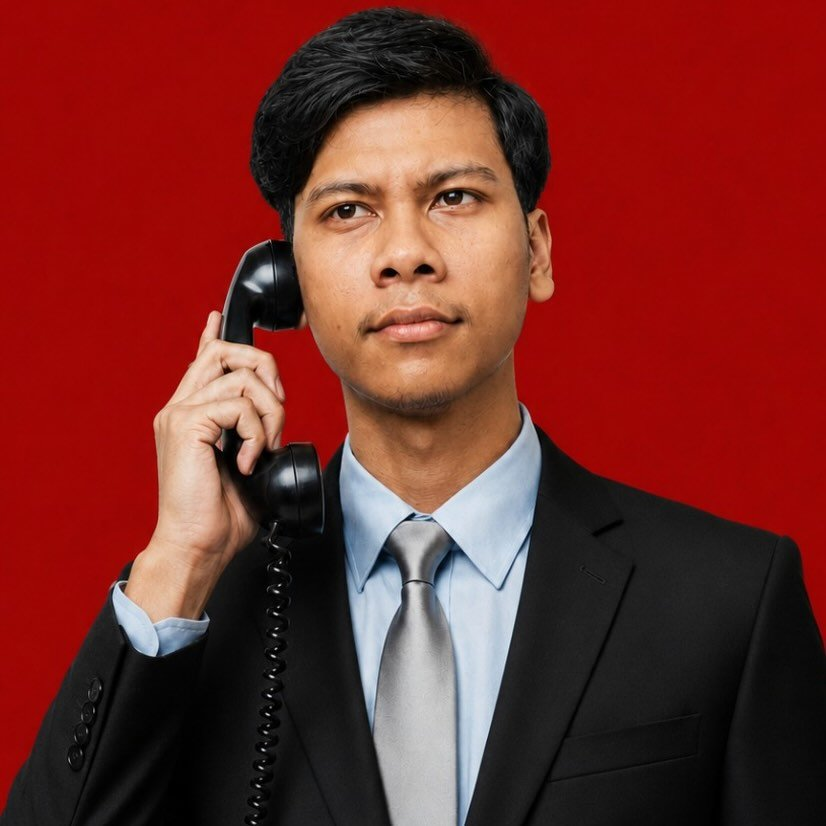
#> input picture source-photo.png, 826 x 826 px
$ python prep_photo.py
#> lines starting #> are read from the running program, lines starting #| are printed output that depends on the picture
"""Prepare Muzaki's red-background portrait for monochrome ASCII conversion."""
from pathlib import Path
import sys

from PIL import Image, ImageEnhance, ImageFilter, ImageOps

ROOT = Path(__file__).resolve().parent.parent
SOURCE = Path(sys.argv[1]) if len(sys.argv) > 1 else ROOT / "source-photo.png"
OUTPUT = Path(sys.argv[2]) if len(sys.argv) > 2 else ROOT / "source-prepped.png"

image = Image.open(SOURCE).convert("RGB")
#> image is the input picture: PIL image 826x826 RGB; mean R, G, B 117.9, 43.5, 38.9
pixels = image.load()
mask = Image.new("L", image.size, 0)
#> mask: PIL image 826x826 L; every value is 0
mask_pixels = mask.load()

for y in range(image.height):
    for x in range(image.width):
        red, green, blue = pixels[x, y]
        background_strength = red - max(green, blue)
        mask_pixels[x, y] = 0 if red > 95 and background_strength > 42 else 255

mask = mask.filter(ImageFilter.GaussianBlur(1.2))
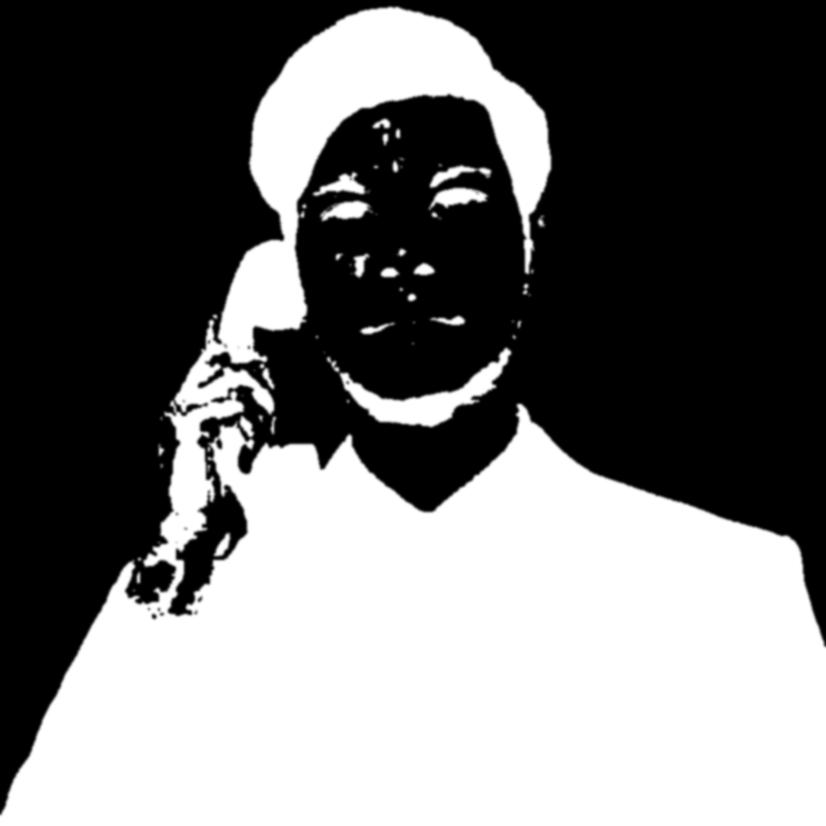
#> mask: PIL image 826x826 L; min 0, max 255, mean 111.9
gray = ImageEnhance.Brightness(ImageOps.grayscale(image)).enhance(0.82)
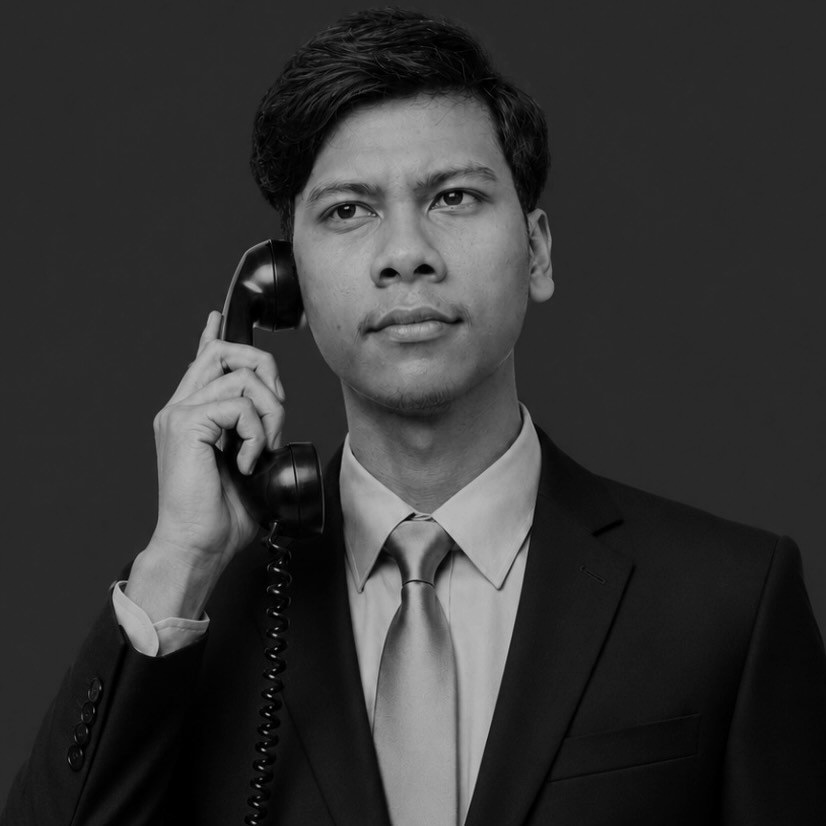
#> gray: PIL image 826x826 L; min 0, max 198, mean 53
gray = ImageEnhance.Contrast(gray).enhance(1.08)
gray = ImageEnhance.Sharpness(gray).enhance(1.2)
prepared = Image.new("L", image.size, 255)
#> prepared: PIL image 826x826 L; every value is 255
prepared.paste(gray, mask=mask)
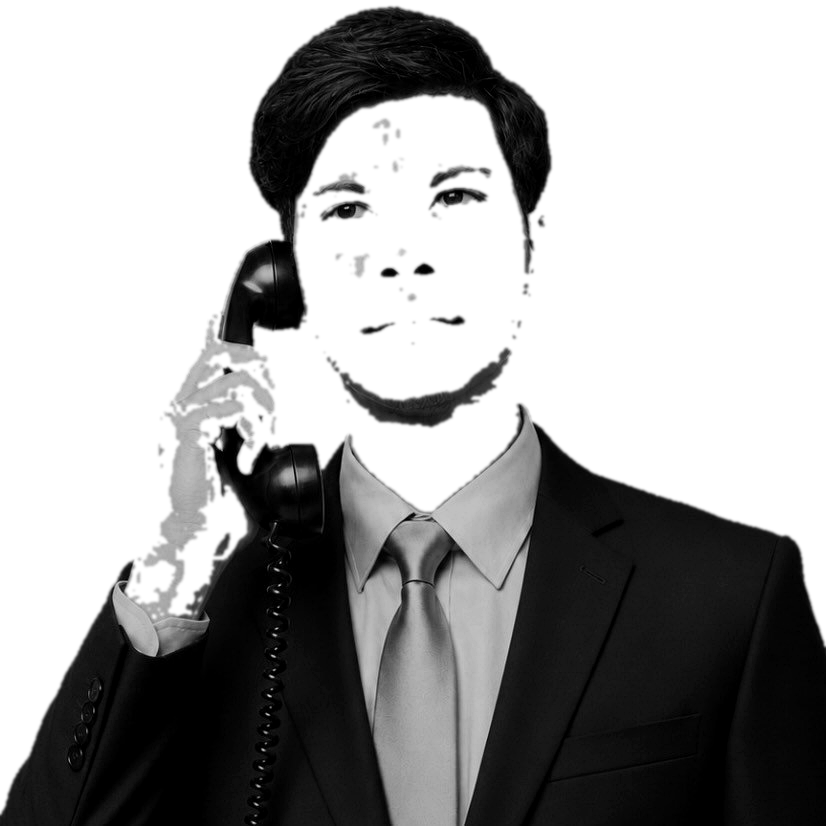
#> prepared: PIL image 826x826 L; min 0, max 255, mean 163.4
prepared.save(OUTPUT)
print(f"wrote {OUTPUT} ({prepared.width}x{prepared.height})")
#| wrote source-prepped.png (826x826)
